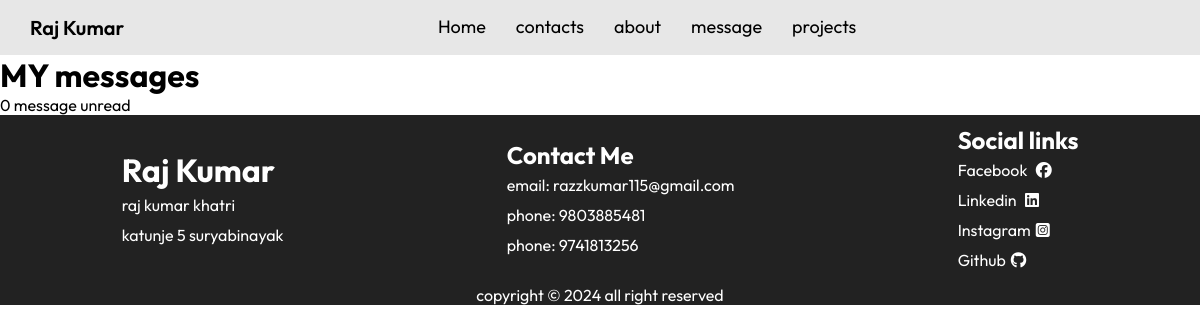
The app's page /inbox/, older data.
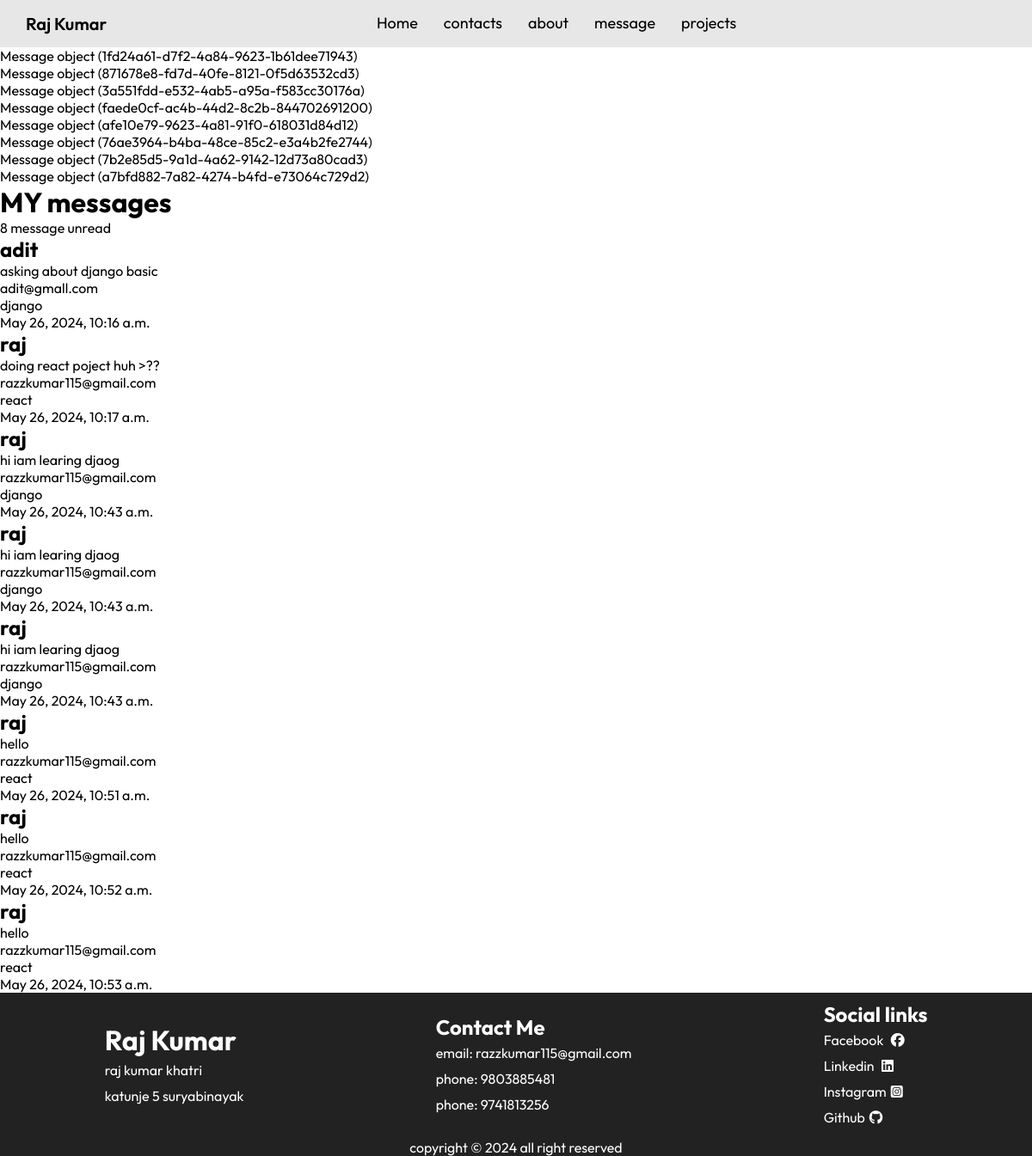
The same page, newer data.
### base/models.py (models this page shows)
class Message(models.Model):
    name= models.CharField(max_length=200)
    email = models.CharField(max_length=200)
    created = models.DateTimeField(auto_now_add = True)
    subject = models.CharField(max_length = 200, null=True)
    body = models.TextField()
    is_read = models.BooleanField(default=False)
    id = models.UUIDField(default= uuid.uuid4, unique=True, primary_key=True)

### base/views.py (the view)
# urls.py: path("inbox/", views.inbox, name="inbox"),
def inbox(request):
    messages = Message.objects.all().order_by('is_read')
    unread = Message.objects.filter(is_read = False).count()
    context = {"messages": messages, 'unread':unread}
    return render(request, 'base/inbox.html', context)

### base/templates/base/inbox.html
{% extends 'base/main.html' %}
{% load static %}
{% block content %}
<h1>  MY messages </h1>
<div class ="message container">
   <p> {{unread}} message unread</p>
    {% for message in messages %}
    <div class="message">
        <h2> {{message.name}} </h2>
        <p>{{message.body}}</p>
        <p> {{message.email}}</p>
        <p> {{message.subject}}</p>
        <p>{{message.created}}</p>
    {% endfor %}
    </div>
</div>
{% endblock %}

### base/templates/base/main.html (shortened to what this page needs)
{% load static %}
<!DOCTYPE html>
<html lang="en">
<head>
    <link rel="stylesheet" href="{% static 'css/home.css' %}">
    <link rel="stylesheet" href="https://cdnjs.cloudflare.com/ajax/libs/font-awesome/6.5.2/css/all.min.css" />
</head>
<body>
    <nav>
        <div class="nav-container">
            <div class="nav-logo">
                <p>Raj Kumar</p>
            </div>
            <div class ="nav-co">
            <div class=" nav-menu" id="nav-menu">
                <ul class="nav-item">
                    <li> <a href="{% url 'home' %}">Home</a></li>
                    <li><a href="#contact">contacts</a></li>
                    <li><a href="#about">about</a></li>
                    <li><a href="#message">message</a></li>
                    <li > <a href="#project">projects</a></li>
                </ul>
            </div>
            </div>
        </div>
    </nav>
    {% if messages %}
    <ul class="messages">
        {% for message in messages %}
        <li{% if message.tags %} class="{{ message.tags }}"{% endif %}>{{ message }}</li>
        {% endfor %}
    </ul>
    {% endif %}
    {% block content %}
    {% endblock %}
    <footer>
        <div class="footer-container">
            <div class="footer-left footers">
                <h1>Raj Kumar</h1>
                <p>raj kumar khatri</p>
                <p>katunje 5 suryabinayak</p>
            </div>
            <div class="footer-center footers">
                <h2>Contact Me</h2>
                <p> email: razzkumar115@gmail.com</p>
                <p>phone: 9803885481</p>
                <p>phone: 9741813256</p>
            </div>
            <div class="footer-right footers" id="contact">
                <h2>Social links</h2>
                <p>Facebook <a href="https://www.facebook.com/profile.php?id=100090196136920"><i class="fa-brands fa-facebook"></a></i></p>
                <p>Linkedin <a href="https://www.linkedin.com/in/raj-kumar-51096b224/" ><i class="fa-brands fa-linkedin"></i></a></p>
                <p>Instagram<a href="https://www.instagram.com/its__rajkumar/"><i class="fa-brands fa-square-instagram"></i></a></p>
                <p>Github<a href="https://github.com/adit10niraula"><i class="fa-brands fa-github"></i></a></p>
            </div>
        </div>
        <p>copyright © 2024 all right reserved</p>
    </footer>
</body>
</html>

### static/css/home.css (style rules this page uses)
* { margin:0; padding: 0; box-sizing: border-box; font-family: "Outfit", sans-serif; }
a { text-decoration: none; color:black; }
.nav-container { display: flex; justify-content: space-between; padding:15px 30px; background-color: #e5e5e5e5; }
.nav-logo p { font-size: 20px; text-transform: capitalize; font-weight: 600; cursor: pointer; }
.nav-item { display: flex; gap:30px; }
.nav-item li { list-style: none; font-size:18px; cursor: pointer; }
footer { display: flex; flex-direction: column; align-items: center; background-color: rgb(34, 34, 34); color:white; }
.footer-container { display: flex; justify-content: space-around; width: 100%; align-items: center; padding: 10px; }
.footers p { padding: 5px 0; }
.footers i { color: white; margin-left: 5px; }

Row changes from the older to the newer data that the page shows:
added Message: id "Message object (1fd24a61-d7f2-4a84-9623-1b61dee71943)", name "adit", body "asking about django basic", email "adit@gmall.com", subject "django", created "May 26, 2024, 10:16 a.m."
added Message: id "Message object (871678e8-fd7d-40fe-8121-0f5d63532cd3)", name "raj", body "doing react poject huh >??", email "razzkumar115@gmail.com", subject "react", created "May 26, 2024, 10:17 a.m."
added Message: id "Message object (3a551fdd-e532-4ab5-a95a-f583cc30176a)", name "raj", body "hi iam learing djaog", email "razzkumar115@gmail.com", subject "django", created "May 26, 2024, 10:43 a.m."
added Message: id "Message object (faede0cf-ac4b-44d2-8c2b-844702691200)", name "raj", body "hi iam learing djaog", email "razzkumar115@gmail.com", subject "django", created "May 26, 2024, 10:43 a.m."
added Message: id "Message object (afe10e79-9623-4a81-91f0-618031d84d12)", name "raj", body "hi iam learing djaog", email "razzkumar115@gmail.com", subject "django", created "May 26, 2024, 10:43 a.m."
added Message: id "Message object (76ae3964-b4ba-48ce-85c2-e3a4b2fe2744)", name "raj", body "hello", email "razzkumar115@gmail.com", subject "react", created "May 26, 2024, 10:51 a.m."
added Message: id "Message object (7b2e85d5-9a1d-4a62-9142-12d73a80cad3)", name "raj", body "hello", email "razzkumar115@gmail.com", subject "react", created "May 26, 2024, 10:52 a.m."
added Message: id "Message object (a7bfd882-7a82-4274-b4fd-e73064c729d2)", name "raj", body "hello", email "razzkumar115@gmail.com", subject "react", created "May 26, 2024, 10:53 a.m."
Text that changed along with them:
{{ unread }}: "0" → "8"
